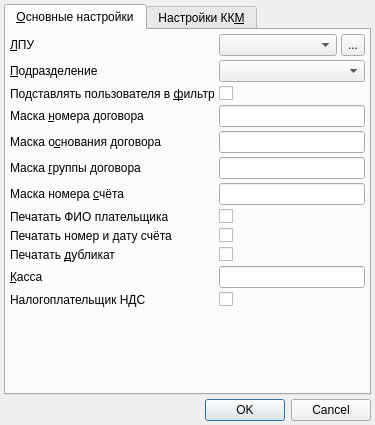
<?xml version="1.0" encoding="UTF-8"?>
<ui version="4.0">
 <class>appPreferencesDialog</class>
 <widget class="QDialog" name="appPreferencesDialog">
  <property name="windowModality">
   <enum>Qt::ApplicationModal</enum>
  </property>
  <property name="geometry">
   <rect>
    <x>0</x>
    <y>0</y>
    <width>375</width>
    <height>398</height>
   </rect>
  </property>
  <property name="windowTitle">
   <string>Умолчания</string>
  </property>
  <property name="autoFillBackground">
   <bool>false</bool>
  </property>
  <property name="sizeGripEnabled">
   <bool>false</bool>
  </property>
  <property name="modal">
   <bool>true</bool>
  </property>
  <layout class="QVBoxLayout" name="verticalLayout_4">
   <property name="spacing">
    <number>4</number>
   </property>
   <property name="margin">
    <number>4</number>
   </property>
   <item>
    <widget class="QTabWidget" name="tabWidget">
     <property name="currentIndex">
      <number>0</number>
     </property>
     <widget class="QWidget" name="tabMain">
      <attribute name="title">
       <string>&amp;Основные настройки</string>
      </attribute>
      <layout class="QGridLayout" name="gridLayout_2">
       <property name="margin">
        <number>4</number>
       </property>
       <property name="spacing">
        <number>4</number>
       </property>
       <item row="6" column="0">
        <widget class="QLabel" name="lblAccountNumberMask">
         <property name="text">
          <string>Маска номера &amp;счёта</string>
         </property>
         <property name="buddy">
          <cstring>edtAccountNumberMask</cstring>
         </property>
        </widget>
       </item>
       <item row="6" column="1" colspan="2">
        <widget class="QLineEdit" name="edtAccountNumberMask"/>
       </item>
       <item row="4" column="1" colspan="2">
        <widget class="QLineEdit" name="edtContractResolutionMask"/>
       </item>
       <item row="5" column="0">
        <widget class="QLabel" name="lblContractGroupingMask">
         <property name="text">
          <string>Маска &amp;группы договора</string>
         </property>
         <property name="buddy">
          <cstring>edtContractGroupingMask</cstring>
         </property>
        </widget>
       </item>
       <item row="11" column="1" colspan="2">
        <widget class="QLineEdit" name="edtCashBox"/>
       </item>
       <item row="11" column="0">
        <widget class="QLabel" name="lblCashBox">
         <property name="sizePolicy">
          <sizepolicy hsizetype="Maximum" vsizetype="Preferred">
           <horstretch>0</horstretch>
           <verstretch>0</verstretch>
          </sizepolicy>
         </property>
         <property name="text">
          <string>&amp;Касса</string>
         </property>
         <property name="buddy">
          <cstring>edtCashBox</cstring>
         </property>
        </widget>
       </item>
       <item row="12" column="0">
        <widget class="QLabel" name="lblVatTaxPayer">
         <property name="text">
          <string>Налогоплательщик НДС</string>
         </property>
        </widget>
       </item>
       <item row="0" column="0">
        <widget class="QLabel" name="lblOrganisation">
         <property name="sizePolicy">
          <sizepolicy hsizetype="Maximum" vsizetype="Preferred">
           <horstretch>0</horstretch>
           <verstretch>0</verstretch>
          </sizepolicy>
         </property>
         <property name="minimumSize">
          <size>
           <width>130</width>
           <height>0</height>
          </size>
         </property>
         <property name="text">
          <string>&amp;ЛПУ</string>
         </property>
         <property name="buddy">
          <cstring>cmbOrganisation</cstring>
         </property>
        </widget>
       </item>
       <item row="0" column="1">
        <widget class="CPolyclinicComboBox" name="cmbOrganisation"/>
       </item>
       <item row="0" column="2">
        <widget class="QToolButton" name="btnSelectOrganisation">
         <property name="sizePolicy">
          <sizepolicy hsizetype="Fixed" vsizetype="Ignored">
           <horstretch>0</horstretch>
           <verstretch>0</verstretch>
          </sizepolicy>
         </property>
         <property name="text">
          <string>...</string>
         </property>
        </widget>
       </item>
       <item row="13" column="0">
        <spacer>
         <property name="orientation">
          <enum>Qt::Vertical</enum>
         </property>
         <property name="sizeHint" stdset="0">
          <size>
           <width>61</width>
           <height>174</height>
          </size>
         </property>
        </spacer>
       </item>
       <item row="8" column="0">
        <widget class="QLabel" name="lblPrintPayer">
         <property name="text">
          <string>Печатать ФИО плательщика</string>
         </property>
         <property name="buddy">
          <cstring>chkPrintPayer</cstring>
         </property>
        </widget>
       </item>
       <item row="9" column="0">
        <widget class="QLabel" name="lblPrintAccountNumber">
         <property name="text">
          <string>Печатать номер и дату счёта</string>
         </property>
         <property name="buddy">
          <cstring>chkPrintAccountNumber</cstring>
         </property>
        </widget>
       </item>
       <item row="10" column="0">
        <widget class="QLabel" name="lblPrintDuplicate">
         <property name="text">
          <string>Печатать &amp;дубликат</string>
         </property>
         <property name="buddy">
          <cstring>chkPrintDuplicate</cstring>
         </property>
        </widget>
       </item>
       <item row="1" column="0">
        <widget class="QLabel" name="lblOrgStructure">
         <property name="sizePolicy">
          <sizepolicy hsizetype="Maximum" vsizetype="Preferred">
           <horstretch>0</horstretch>
           <verstretch>0</verstretch>
          </sizepolicy>
         </property>
         <property name="minimumSize">
          <size>
           <width>130</width>
           <height>0</height>
          </size>
         </property>
         <property name="text">
          <string>&amp;Подразделение</string>
         </property>
         <property name="buddy">
          <cstring>cmbOrgStructure</cstring>
         </property>
        </widget>
       </item>
       <item row="1" column="1" colspan="2">
        <widget class="COrgStructureComboBox" name="cmbOrgStructure"/>
       </item>
       <item row="10" column="1" colspan="2">
        <widget class="QCheckBox" name="chkPrintDuplicate">
         <property name="text">
          <string/>
         </property>
        </widget>
       </item>
       <item row="3" column="1" colspan="2">
        <widget class="QLineEdit" name="edtContractNumberMask"/>
       </item>
       <item row="5" column="1" colspan="2">
        <widget class="QLineEdit" name="edtContractGroupingMask"/>
       </item>
       <item row="3" column="0">
        <widget class="QLabel" name="lblContractNumberMask">
         <property name="text">
          <string>Маска &amp;номера договора</string>
         </property>
         <property name="buddy">
          <cstring>edtContractNumberMask</cstring>
         </property>
        </widget>
       </item>
       <item row="4" column="0">
        <widget class="QLabel" name="lblContractResolutionMask">
         <property name="text">
          <string>Маска о&amp;снования договора</string>
         </property>
         <property name="buddy">
          <cstring>edtContractResolutionMask</cstring>
         </property>
        </widget>
       </item>
       <item row="12" column="1" colspan="2">
        <widget class="QCheckBox" name="chkVatTaxPayer">
         <property name="toolTip">
          <string>Налогоплательщики НДС в чеке печатают 0%,
Прочие - &quot;Без НДС&quot; </string>
         </property>
         <property name="text">
          <string/>
         </property>
        </widget>
       </item>
       <item row="8" column="1" colspan="2">
        <widget class="QCheckBox" name="chkPrintPayer">
         <property name="text">
          <string/>
         </property>
        </widget>
       </item>
       <item row="9" column="1" colspan="2">
        <widget class="QCheckBox" name="chkPrintAccountNumber">
         <property name="text">
          <string/>
         </property>
        </widget>
       </item>
       <item row="2" column="1" colspan="2">
        <widget class="QCheckBox" name="chkUseCurrentUser">
         <property name="text">
          <string/>
         </property>
        </widget>
       </item>
       <item row="2" column="0">
        <widget class="QLabel" name="lblUseCurrentUser">
         <property name="text">
          <string>Подставлять пользователя в &amp;фильтр</string>
         </property>
         <property name="buddy">
          <cstring>chkUseCurrentUser</cstring>
         </property>
        </widget>
       </item>
      </layout>
     </widget>
     <widget class="QWidget" name="tabECR">
      <attribute name="title">
       <string>Настройки КК&amp;М</string>
      </attribute>
      <layout class="QGridLayout" name="gridLayout">
       <property name="margin">
        <number>4</number>
       </property>
       <property name="spacing">
        <number>4</number>
       </property>
       <item row="8" column="0">
        <widget class="QLabel" name="lblUsbPort">
         <property name="sizePolicy">
          <sizepolicy hsizetype="Maximum" vsizetype="Preferred">
           <horstretch>0</horstretch>
           <verstretch>0</verstretch>
          </sizepolicy>
         </property>
         <property name="text">
          <string>&amp;Устройство</string>
         </property>
         <property name="buddy">
          <cstring>edtUsbPort</cstring>
         </property>
        </widget>
       </item>
       <item row="11" column="1" colspan="2">
        <widget class="QSpinBox" name="edtTcpIpPort">
         <property name="enabled">
          <bool>false</bool>
         </property>
         <property name="sizePolicy">
          <sizepolicy hsizetype="Maximum" vsizetype="Fixed">
           <horstretch>0</horstretch>
           <verstretch>0</verstretch>
          </sizepolicy>
         </property>
         <property name="toolTip">
          <string>IP-порт ККТ</string>
         </property>
         <property name="minimum">
          <number>1</number>
         </property>
         <property name="maximum">
          <number>65535</number>
         </property>
         <property name="value">
          <number>5555</number>
         </property>
        </widget>
       </item>
       <item row="11" column="0">
        <widget class="QLabel" name="lblTcpIpPort">
         <property name="enabled">
          <bool>false</bool>
         </property>
         <property name="sizePolicy">
          <sizepolicy hsizetype="Maximum" vsizetype="Preferred">
           <horstretch>0</horstretch>
           <verstretch>0</verstretch>
          </sizepolicy>
         </property>
         <property name="text">
          <string>По&amp;рт</string>
         </property>
         <property name="buddy">
          <cstring>edtTcpIpPort</cstring>
         </property>
        </widget>
       </item>
       <item row="10" column="0">
        <widget class="QLabel" name="lblTcpIpHost">
         <property name="enabled">
          <bool>false</bool>
         </property>
         <property name="sizePolicy">
          <sizepolicy hsizetype="Maximum" vsizetype="Preferred">
           <horstretch>0</horstretch>
           <verstretch>0</verstretch>
          </sizepolicy>
         </property>
         <property name="text">
          <string>&amp;Адрес</string>
         </property>
         <property name="buddy">
          <cstring>edtTcpIpHost</cstring>
         </property>
        </widget>
       </item>
       <item row="12" column="0" colspan="3">
        <widget class="QRadioButton" name="rbBluetooth">
         <property name="text">
          <string>&amp;Bluetooth</string>
         </property>
        </widget>
       </item>
       <item row="13" column="0">
        <widget class="QLabel" name="lblBluetoothMacAddress">
         <property name="enabled">
          <bool>false</bool>
         </property>
         <property name="sizePolicy">
          <sizepolicy hsizetype="Maximum" vsizetype="Preferred">
           <horstretch>0</horstretch>
           <verstretch>0</verstretch>
          </sizepolicy>
         </property>
         <property name="text">
          <string>MAC &amp;адрес</string>
         </property>
         <property name="buddy">
          <cstring>edtBluetoothMacAddress</cstring>
         </property>
        </widget>
       </item>
       <item row="7" column="0" colspan="3">
        <widget class="QRadioButton" name="rbUsb">
         <property name="text">
          <string>Порт &amp;USB</string>
         </property>
         <property name="checked">
          <bool>true</bool>
         </property>
        </widget>
       </item>
       <item row="9" column="0" colspan="3">
        <widget class="QRadioButton" name="rbTcpIp">
         <property name="text">
          <string>&amp;TCP/IP</string>
         </property>
        </widget>
       </item>
       <item row="4" column="0" colspan="3">
        <widget class="QRadioButton" name="rbSerialPort">
         <property name="text">
          <string>Последовательный пор&amp;т</string>
         </property>
        </widget>
       </item>
       <item row="2" column="0">
        <widget class="QLabel" name="lblOperatorPassword">
         <property name="enabled">
          <bool>false</bool>
         </property>
         <property name="sizePolicy">
          <sizepolicy hsizetype="Maximum" vsizetype="Preferred">
           <horstretch>0</horstretch>
           <verstretch>0</verstretch>
          </sizepolicy>
         </property>
         <property name="text">
          <string>Пароль опе&amp;ратора</string>
         </property>
         <property name="buddy">
          <cstring>edtOperatorPassword</cstring>
         </property>
        </widget>
       </item>
       <item row="1" column="0">
        <widget class="QLabel" name="lblPassword">
         <property name="enabled">
          <bool>false</bool>
         </property>
         <property name="sizePolicy">
          <sizepolicy hsizetype="Maximum" vsizetype="Preferred">
           <horstretch>0</horstretch>
           <verstretch>0</verstretch>
          </sizepolicy>
         </property>
         <property name="text">
          <string>&amp;Пароль доступа</string>
         </property>
         <property name="buddy">
          <cstring>edtPassword</cstring>
         </property>
        </widget>
       </item>
       <item row="14" column="0">
        <spacer name="verticalSpacer">
         <property name="orientation">
          <enum>Qt::Vertical</enum>
         </property>
         <property name="sizeHint" stdset="0">
          <size>
           <width>20</width>
           <height>40</height>
          </size>
         </property>
        </spacer>
       </item>
       <item row="10" column="1" colspan="2">
        <widget class="QLineEdit" name="edtTcpIpHost">
         <property name="enabled">
          <bool>false</bool>
         </property>
         <property name="toolTip">
          <string>IP-адрес ККТ.
Может быть как ip-адресом, так и доменным именем</string>
         </property>
         <property name="text">
          <string/>
         </property>
        </widget>
       </item>
       <item row="8" column="1" colspan="2">
        <widget class="QLineEdit" name="edtUsbPort">
         <property name="toolTip">
          <string>Расположение USB-устройства в системе,
в Windows не применяется.
Для Linux auto - единственный понятный выбор :(</string>
         </property>
         <property name="text">
          <string>auto</string>
         </property>
         <property name="readOnly">
          <bool>true</bool>
         </property>
        </widget>
       </item>
       <item row="1" column="1" colspan="2">
        <widget class="QLineEdit" name="edtPassword">
         <property name="enabled">
          <bool>false</bool>
         </property>
         <property name="sizePolicy">
          <sizepolicy hsizetype="Maximum" vsizetype="Fixed">
           <horstretch>0</horstretch>
           <verstretch>0</verstretch>
          </sizepolicy>
         </property>
         <property name="toolTip">
          <string>Пароль доступа ККТ.
Требуется для взаимодействия с ККТ.
Если не указан или пуст, используется стандартный пароль в зависимости от модели</string>
         </property>
         <property name="inputMask">
          <string notr="true">99999999; </string>
         </property>
        </widget>
       </item>
       <item row="2" column="1" colspan="2">
        <widget class="QLineEdit" name="edtOperatorPassword">
         <property name="enabled">
          <bool>false</bool>
         </property>
         <property name="sizePolicy">
          <sizepolicy hsizetype="Maximum" vsizetype="Fixed">
           <horstretch>0</horstretch>
           <verstretch>0</verstretch>
          </sizepolicy>
         </property>
         <property name="toolTip">
          <string>Пароль пользователя по умолчанию.
Требуется для доступа к специфичным командам и режимам ККТ.
Если не указан или пуст, используется пароль по умолчанию с максимальными правами в зависимости от модели.</string>
         </property>
         <property name="inputMask">
          <string notr="true">99999999; </string>
         </property>
        </widget>
       </item>
       <item row="5" column="1" colspan="2">
        <widget class="QLineEdit" name="edtSerialPort">
         <property name="enabled">
          <bool>false</bool>
         </property>
         <property name="toolTip">
          <string>Идентификатор порта. 
Для Windows - номер COM-порта (например, &quot;COM15&quot;),
Для Linux - путь к TTY-файлу (например, &quot;/dev/ttyS5&quot; или &quot;/dev/ttyUSB0&quot;)</string>
         </property>
         <property name="text">
          <string>COM1</string>
         </property>
        </widget>
       </item>
       <item row="6" column="1" colspan="2">
        <widget class="QComboBox" name="cmbSerialBaudrate">
         <property name="enabled">
          <bool>false</bool>
         </property>
         <property name="sizePolicy">
          <sizepolicy hsizetype="Maximum" vsizetype="Fixed">
           <horstretch>0</horstretch>
           <verstretch>0</verstretch>
          </sizepolicy>
         </property>
         <property name="currentIndex">
          <number>0</number>
         </property>
         <item>
          <property name="text">
           <string>1200</string>
          </property>
         </item>
         <item>
          <property name="text">
           <string>2400</string>
          </property>
         </item>
         <item>
          <property name="text">
           <string>4800</string>
          </property>
         </item>
         <item>
          <property name="text">
           <string>9600</string>
          </property>
         </item>
         <item>
          <property name="text">
           <string>19200</string>
          </property>
         </item>
         <item>
          <property name="text">
           <string>38400</string>
          </property>
         </item>
         <item>
          <property name="text">
           <string>57600</string>
          </property>
         </item>
         <item>
          <property name="text">
           <string>115200</string>
          </property>
         </item>
         <item>
          <property name="text">
           <string>230400</string>
          </property>
         </item>
         <item>
          <property name="text">
           <string>460800</string>
          </property>
         </item>
         <item>
          <property name="text">
           <string>921600</string>
          </property>
         </item>
        </widget>
       </item>
       <item row="5" column="0">
        <widget class="QLabel" name="lblSerialPort">
         <property name="enabled">
          <bool>false</bool>
         </property>
         <property name="sizePolicy">
          <sizepolicy hsizetype="Maximum" vsizetype="Preferred">
           <horstretch>0</horstretch>
           <verstretch>0</verstretch>
          </sizepolicy>
         </property>
         <property name="text">
          <string>&amp;Устройство</string>
         </property>
         <property name="buddy">
          <cstring>edtSerialPort</cstring>
         </property>
        </widget>
       </item>
       <item row="6" column="0">
        <widget class="QLabel" name="lblSerialBaudrate">
         <property name="enabled">
          <bool>false</bool>
         </property>
         <property name="sizePolicy">
          <sizepolicy hsizetype="Maximum" vsizetype="Preferred">
           <horstretch>0</horstretch>
           <verstretch>0</verstretch>
          </sizepolicy>
         </property>
         <property name="text">
          <string>&amp;Скорость, бод</string>
         </property>
         <property name="buddy">
          <cstring>cmbSerialBaudrate</cstring>
         </property>
        </widget>
       </item>
       <item row="13" column="1">
        <widget class="QLineEdit" name="edtBluetoothMacAddress">
         <property name="enabled">
          <bool>false</bool>
         </property>
         <property name="toolTip">
          <string>Bluetooth MAC-адрес ККТ.
Устройство должно быть предварительно сопряжено с хостом средствами ОС</string>
         </property>
         <property name="inputMask">
          <string>HH:HH:HH:HH:HH:HH;_</string>
         </property>
         <property name="text">
          <string>:::::</string>
         </property>
        </widget>
       </item>
       <item row="0" column="1">
        <widget class="QComboBox" name="cmbDriver">
         <item>
          <property name="text">
           <string>-</string>
          </property>
         </item>
         <item>
          <property name="text">
           <string>АТОЛ</string>
          </property>
         </item>
         <item>
          <property name="text">
           <string>Штрих-М</string>
          </property>
         </item>
        </widget>
       </item>
       <item row="0" column="0">
        <widget class="QLabel" name="lblDriver">
         <property name="text">
          <string>&amp;Драйвер</string>
         </property>
         <property name="buddy">
          <cstring>cmbDriver</cstring>
         </property>
        </widget>
       </item>
       <item row="0" column="2">
        <spacer name="horizontalSpacer">
         <property name="orientation">
          <enum>Qt::Horizontal</enum>
         </property>
         <property name="sizeHint" stdset="0">
          <size>
           <width>40</width>
           <height>20</height>
          </size>
         </property>
        </spacer>
       </item>
       <item row="3" column="0">
        <widget class="QLabel" name="lblSysAdminPassword">
         <property name="enabled">
          <bool>false</bool>
         </property>
         <property name="sizePolicy">
          <sizepolicy hsizetype="Maximum" vsizetype="Preferred">
           <horstretch>0</horstretch>
           <verstretch>0</verstretch>
          </sizepolicy>
         </property>
         <property name="text">
          <string>Пароль &amp;администратора</string>
         </property>
         <property name="buddy">
          <cstring>edtSysAdminPassword</cstring>
         </property>
        </widget>
       </item>
       <item row="3" column="1">
        <widget class="QLineEdit" name="edtSysAdminPassword">
         <property name="enabled">
          <bool>false</bool>
         </property>
         <property name="sizePolicy">
          <sizepolicy hsizetype="Maximum" vsizetype="Fixed">
           <horstretch>0</horstretch>
           <verstretch>0</verstretch>
          </sizepolicy>
         </property>
         <property name="toolTip">
          <string>Пароль пользователя по умолчанию.
Требуется для доступа к специфичным командам и режимам ККТ.
Если не указан или пуст, используется пароль по умолчанию с максимальными правами в зависимости от модели.</string>
         </property>
         <property name="inputMask">
          <string notr="true">99; </string>
         </property>
        </widget>
       </item>
      </layout>
     </widget>
    </widget>
   </item>
   <item>
    <widget class="QDialogButtonBox" name="buttonBox">
     <property name="orientation">
      <enum>Qt::Horizontal</enum>
     </property>
     <property name="standardButtons">
      <set>QDialogButtonBox::Cancel|QDialogButtonBox::Ok</set>
     </property>
    </widget>
   </item>
  </layout>
 </widget>
 <customwidgets>
  <customwidget>
   <class>CPolyclinicComboBox</class>
   <extends>QComboBox</extends>
   <header>Orgs/OrgComboBox.h</header>
  </customwidget>
  <customwidget>
   <class>COrgStructureComboBox</class>
   <extends>QComboBox</extends>
   <header>Orgs/OrgStructComboBoxes.h</header>
  </customwidget>
 </customwidgets>
 <tabstops>
  <tabstop>tabWidget</tabstop>
  <tabstop>cmbOrganisation</tabstop>
  <tabstop>btnSelectOrganisation</tabstop>
  <tabstop>cmbOrgStructure</tabstop>
  <tabstop>chkUseCurrentUser</tabstop>
  <tabstop>edtContractNumberMask</tabstop>
  <tabstop>edtContractResolutionMask</tabstop>
  <tabstop>edtContractGroupingMask</tabstop>
  <tabstop>edtAccountNumberMask</tabstop>
  <tabstop>chkPrintPayer</tabstop>
  <tabstop>chkPrintAccountNumber</tabstop>
  <tabstop>chkPrintDuplicate</tabstop>
  <tabstop>edtCashBox</tabstop>
  <tabstop>chkVatTaxPayer</tabstop>
  <tabstop>cmbDriver</tabstop>
  <tabstop>edtPassword</tabstop>
  <tabstop>edtOperatorPassword</tabstop>
  <tabstop>edtSysAdminPassword</tabstop>
  <tabstop>rbSerialPort</tabstop>
  <tabstop>edtSerialPort</tabstop>
  <tabstop>cmbSerialBaudrate</tabstop>
  <tabstop>rbUsb</tabstop>
  <tabstop>edtUsbPort</tabstop>
  <tabstop>rbTcpIp</tabstop>
  <tabstop>edtTcpIpHost</tabstop>
  <tabstop>edtTcpIpPort</tabstop>
  <tabstop>rbBluetooth</tabstop>
  <tabstop>edtBluetoothMacAddress</tabstop>
  <tabstop>buttonBox</tabstop>
 </tabstops>
 <resources/>
 <connections>
  <connection>
   <sender>buttonBox</sender>
   <signal>accepted()</signal>
   <receiver>appPreferencesDialog</receiver>
   <slot>accept()</slot>
   <hints>
    <hint type="sourcelabel">
     <x>191</x>
     <y>368</y>
    </hint>
    <hint type="destinationlabel">
     <x>123</x>
     <y>497</y>
    </hint>
   </hints>
  </connection>
  <connection>
   <sender>buttonBox</sender>
   <signal>rejected()</signal>
   <receiver>appPreferencesDialog</receiver>
   <slot>reject()</slot>
   <hints>
    <hint type="sourcelabel">
     <x>270</x>
     <y>368</y>
    </hint>
    <hint type="destinationlabel">
     <x>285</x>
     <y>498</y>
    </hint>
   </hints>
  </connection>
  <connection>
   <sender>rbSerialPort</sender>
   <signal>toggled(bool)</signal>
   <receiver>lblSerialPort</receiver>
   <slot>setEnabled(bool)</slot>
   <hints>
    <hint type="sourcelabel">
     <x>48</x>
     <y>35</y>
    </hint>
    <hint type="destinationlabel">
     <x>40</x>
     <y>37</y>
    </hint>
   </hints>
  </connection>
  <connection>
   <sender>rbSerialPort</sender>
   <signal>toggled(bool)</signal>
   <receiver>lblSerialBaudrate</receiver>
   <slot>setEnabled(bool)</slot>
   <hints>
    <hint type="sourcelabel">
     <x>92</x>
     <y>35</y>
    </hint>
    <hint type="destinationlabel">
     <x>51</x>
     <y>39</y>
    </hint>
   </hints>
  </connection>
  <connection>
   <sender>rbSerialPort</sender>
   <signal>toggled(bool)</signal>
   <receiver>edtSerialPort</receiver>
   <slot>setEnabled(bool)</slot>
   <hints>
    <hint type="sourcelabel">
     <x>101</x>
     <y>35</y>
    </hint>
    <hint type="destinationlabel">
     <x>101</x>
     <y>37</y>
    </hint>
   </hints>
  </connection>
  <connection>
   <sender>rbSerialPort</sender>
   <signal>toggled(bool)</signal>
   <receiver>cmbSerialBaudrate</receiver>
   <slot>setEnabled(bool)</slot>
   <hints>
    <hint type="sourcelabel">
     <x>101</x>
     <y>35</y>
    </hint>
    <hint type="destinationlabel">
     <x>101</x>
     <y>39</y>
    </hint>
   </hints>
  </connection>
  <connection>
   <sender>rbUsb</sender>
   <signal>toggled(bool)</signal>
   <receiver>lblUsbPort</receiver>
   <slot>setEnabled(bool)</slot>
   <hints>
    <hint type="sourcelabel">
     <x>59</x>
     <y>41</y>
    </hint>
    <hint type="destinationlabel">
     <x>51</x>
     <y>43</y>
    </hint>
   </hints>
  </connection>
  <connection>
   <sender>rbUsb</sender>
   <signal>toggled(bool)</signal>
   <receiver>edtUsbPort</receiver>
   <slot>setEnabled(bool)</slot>
   <hints>
    <hint type="sourcelabel">
     <x>101</x>
     <y>41</y>
    </hint>
    <hint type="destinationlabel">
     <x>101</x>
     <y>43</y>
    </hint>
   </hints>
  </connection>
  <connection>
   <sender>rbTcpIp</sender>
   <signal>toggled(bool)</signal>
   <receiver>lblTcpIpHost</receiver>
   <slot>setEnabled(bool)</slot>
   <hints>
    <hint type="sourcelabel">
     <x>40</x>
     <y>45</y>
    </hint>
    <hint type="destinationlabel">
     <x>37</x>
     <y>48</y>
    </hint>
   </hints>
  </connection>
  <connection>
   <sender>rbTcpIp</sender>
   <signal>toggled(bool)</signal>
   <receiver>lblTcpIpPort</receiver>
   <slot>setEnabled(bool)</slot>
   <hints>
    <hint type="sourcelabel">
     <x>74</x>
     <y>45</y>
    </hint>
    <hint type="destinationlabel">
     <x>46</x>
     <y>50</y>
    </hint>
   </hints>
  </connection>
  <connection>
   <sender>rbTcpIp</sender>
   <signal>toggled(bool)</signal>
   <receiver>edtTcpIpHost</receiver>
   <slot>setEnabled(bool)</slot>
   <hints>
    <hint type="sourcelabel">
     <x>101</x>
     <y>45</y>
    </hint>
    <hint type="destinationlabel">
     <x>101</x>
     <y>48</y>
    </hint>
   </hints>
  </connection>
  <connection>
   <sender>rbTcpIp</sender>
   <signal>toggled(bool)</signal>
   <receiver>edtTcpIpPort</receiver>
   <slot>setEnabled(bool)</slot>
   <hints>
    <hint type="sourcelabel">
     <x>101</x>
     <y>45</y>
    </hint>
    <hint type="destinationlabel">
     <x>101</x>
     <y>50</y>
    </hint>
   </hints>
  </connection>
  <connection>
   <sender>rbBluetooth</sender>
   <signal>toggled(bool)</signal>
   <receiver>lblBluetoothMacAddress</receiver>
   <slot>setEnabled(bool)</slot>
   <hints>
    <hint type="sourcelabel">
     <x>62</x>
     <y>52</y>
    </hint>
    <hint type="destinationlabel">
     <x>51</x>
     <y>54</y>
    </hint>
   </hints>
  </connection>
  <connection>
   <sender>rbBluetooth</sender>
   <signal>toggled(bool)</signal>
   <receiver>edtBluetoothMacAddress</receiver>
   <slot>setEnabled(bool)</slot>
   <hints>
    <hint type="sourcelabel">
     <x>101</x>
     <y>52</y>
    </hint>
    <hint type="destinationlabel">
     <x>97</x>
     <y>54</y>
    </hint>
   </hints>
  </connection>
 </connections>
</ui>
